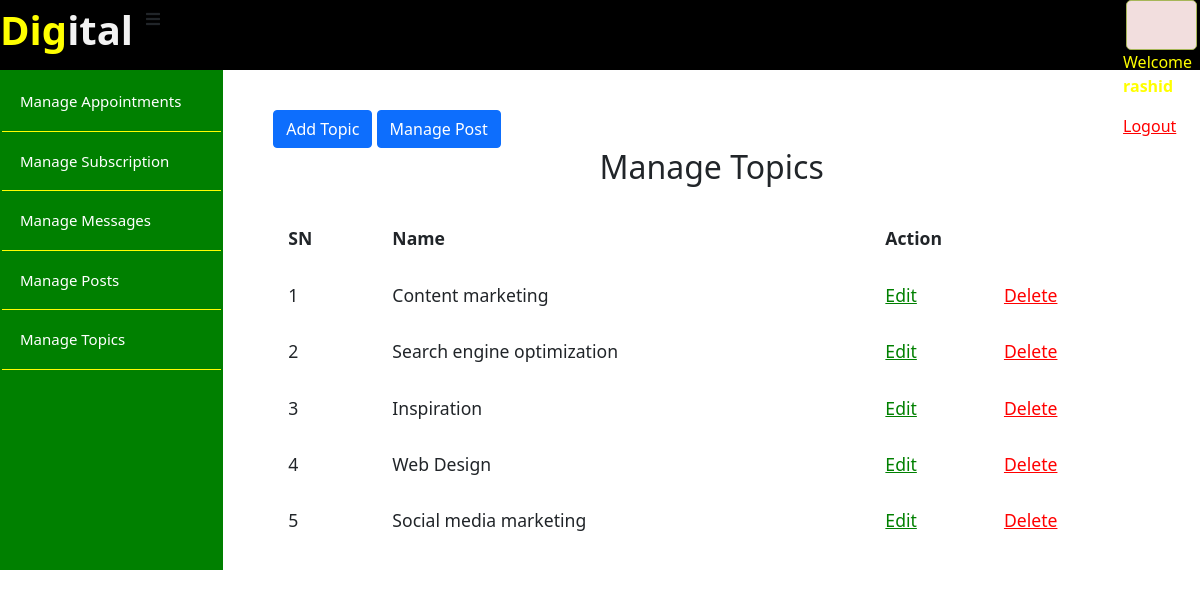
Screenshot of /Admin/topics/index.php (signed in) with the database file from the repository.
### tables this page shows
CREATE TABLE `topics` (
  `id` int(11) NOT NULL,
  `name` varchar(255) NOT NULL,
  `description` varchar(255) NOT NULL
);

### Admin/topics/topics.php (called while the page is built, shortened)
<?php
 $table = 'topics';
$topics = selectAll($table);
?>

### Admin/db.php (called while the page is built, shortened)
<?php
   require('database/connect.php');
   function selectAll($table, $conditions = [])
   {
      global $conn;
      $sql = "SELECT * FROM $table";
      if (empty($conditions)) {
         $stmt = $conn-> prepare($sql);
         $stmt->execute();
         $records = $stmt->get_result()->fetch_all(MYSQLI_ASSOC);
         return $records;
      }
   }
 ?>

### Admin/topics/index.php (the view, shortened to what this page needs)
<?php include ('topics.php'); ?>
<!DOCTYPE html>
<html lang="en">
<head>
     <link rel="stylesheet" href="../admi.css">
    <link rel="stylesheet" href="https://cdnjs.cloudflare.com/ajax/libs/font-awesome/5.15.3/css/all.min.css"/>
    <link href="https://cdn.jsdelivr.net/npm/bootstrap@5.1.3/dist/css/bootstrap.min.css" rel="stylesheet">
</head>
<body>
  <div class="wrapper">
      <div class="logo"><a href="index.html"> <span style="color: yellow;">Dig</span>ital</a></div>
      <label for="menu-btn" class="btn menu-btn"><i class="fas fa-bars"></i></label>
        <div class="contentadmin">
    <?php if (isset($_SESSION['success'])):?>
      <div class="error success">
      </div>
  <?php endif ?>
    <?php if (isset($_SESSION["username"])): ?>
      <p style="color:yellow;">Welcome    <strong><?php echo $_SESSION['username']; ?></strong></p>
      <p><a href="index.php?logout='1'" style="color: red;">Logout</a></p>
      <?php endif ?>
  </div>
    </div>
<div class="admin-wrapper">
  <div class="left-sidebar">
  <ul>
       <li><a href="../appointments/index.php">Manage Appointments</a></li>
    <li><a href="../subscriptions/index.php">Manage Subscription </a></li>
    <li><a href="../messages/index.php">Manage Messages </a></li>
     <li><a href="../post/index.php">Manage Posts</a></li>
    <li><a href="index.php">Manage Topics</a></li>
  </ul>
   </div>
  <div class="admin-content">
<div class="button-group">
<a href="create.php" class="btn btn-big btn-primary">Add Topic</a>
<a href="../post/index.php" class="btn btn-big btn-primary">Manage Post</a>
 </div>
 <div class="content">
   <h2 class="page-title">Manage Topics</h2>
   <table>
    <thead>
     <th>SN</th>
     <th>Name</th>
        <th colspan="2">Action</th>
   </thead>
   <tbody>
<?php foreach ($topics as $key => $topic): ?>
 <tr>
  <td><?php echo $key + 1; ?></td>
  <td><?php echo $topic['name']; ?></td>
   <td><a href="edit.php?id=<?php echo $topic['id']; ?>" class="edit">Edit</a></td>
   <td><a href="index.php?del_id=<?php echo $topic['id']; ?>" class="delete">Delete</a></td>
 </tr>
<?php endforeach ?>
   </tbody>
   </table>
 </div>
   </div>
  </div>
</body>
</html>

### Admin/admi.css (style rules this page uses)
body { font-family: 'Lora', serif; }
.wrapper { width: 100%; display: inline-flex; background: #000; height: 70px; }
.wrapper .logo a { color: #f2f2f2; font-size: 40px; font-weight: 600; text-decoration: none; }
.admin-wrapper { display: flex; height:500px; }
.admin-wrapper .left-sidebar { flex: 2; border: 2px solid green; height: 100%; background: green; }
.admin-wrapper .left-sidebar ul { list-style: none; margin: 0px; padding: 0px; color: aliceblue; }
.admin-wrapper .left-sidebar ul li a { font-size: 15px; text-decoration: none; padding: 18px; display: block; color: #fff; border-bottom: 1px solid yellow; }
.admin-wrapper .admin-content { flex: 8; height: 100%; overflow-y: scroll; padding: 40px 50px 50px; }
.admin-content .page-title { text-align: center; margin-bottom: 1.5rem; }
table { width: 100%; border-collapse: collapse; font-size: 1.1rem; }
th,td { padding: 15px; text-align: left; border-bottom: 1px solid red; }
.edit { color: green; }
.delete { color: red; }
.contentadmin { position: inherit; float: right; color: white; margin-left: 950px; }
.btn { background: #000; }
.error { width: 92%; height: 50px; margin: 0px auto; padding: 10px; border: 1px solid #a7b658; color: #7fbd3c; background: #f2dede; list-style: none; border-radius: 5px; text-align: left; }

### rows the page displays
topics: name "Content marketing"
topics: name "Search engine optimization"
topics: name "Inspiration"
topics: name "Web Design"
topics: name "Social media marketing"

### other values shown
$_SESSION['username'] "rashid"
